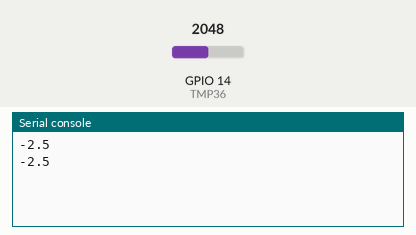
Bench run of a program on a simulated ESP32 board running MicroPython. Parts: the last lines printed to the serial console. Inputs (shaded band) come from the test bench; at power-on: GPIO 14 (TMP36) = 2048 (analog values on the 0–4095 scale).

Above: at 1.2 s.
1.3 s: GPIO 14 (TMP36) set to 2866
At 2.6 s:
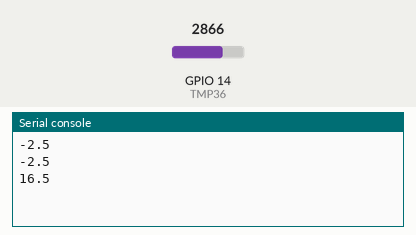
2.8 s: GPIO 14 (TMP36) set to 3603
At 3.8 s:
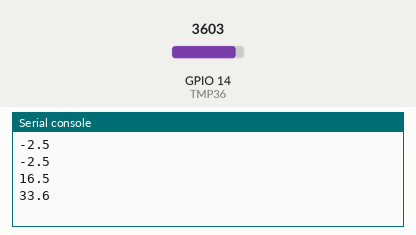
Timing chart, 0 to 5.8 s (numbered marks = the images above; inputs shaded):
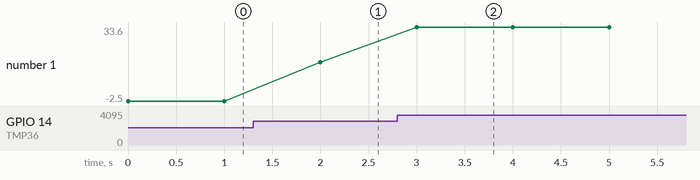

Measured:
- after the input at 1.3 s, the serial console: prints a new line after 0.70 s (image 1)
- after the input at 2.8 s, the serial console: prints a new line after 0.20 s (image 2)
- plotted number 1: -2.5 → 16.5 after the input at 1.3 s, 16.5 → 33.6 after the input at 2.8 s

The program:

9_2_ESP32_Arduino_temperatura_TMP36.py
```python
"""
MICROPYTHON EN PROYECTOS
Beatriz Padín / Adriana Dapena
Capítulo 9: Cambio climático
---------------------------------------
Se lee la temperatura medida por el sensor TMP36
con el ESP32 o el Arduino Nano ESP32.
"""

from machine import Pin, ADC
from time import sleep

# Sensor de temperatura TMP36 conectado al GPIO14
TMP36 = ADC(Pin(14))

while True:
    # Temperatura en grados centígrados
    voltaje = TMP36.read_uv()/1000000
    temperatura = (voltaje - 0.5)*100
    print(round(temperatura, 1))
    sleep(1)
```
